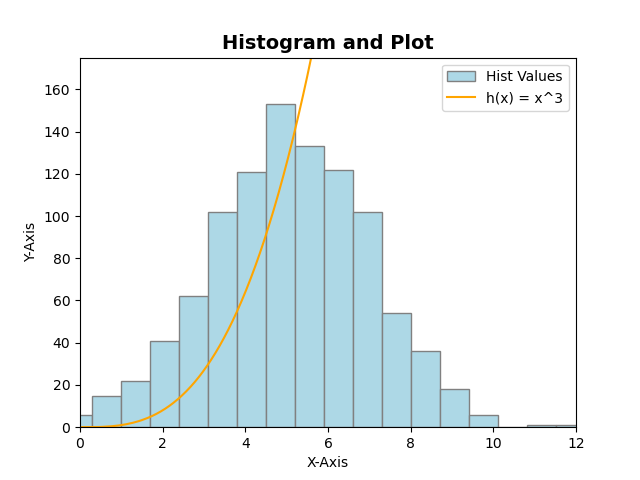

Here is the Python script that generated this plot:
# plottask.py
# program to plot a histogram
# Author: Daniel Finnerty

import numpy as np
import matplotlib.pyplot as plt

# set criteria
mean = 5
std_dev = 2
qty_values = 1000

# generate values based off above criteria
np.random.seed(1)
norm_dist = np.random.normal(mean, std_dev, qty_values) # source: https://www.w3schools.com/python/numpy/numpy_random_normal.asp

# calculating function values assuming 'x' values from above
norm_dist.sort() # sort numbers into ascending order. Source: https://www.geeksforgeeks.org/python-list-sort-method/
funct_values = (norm_dist) **3

plt.hist(norm_dist, bins= 20, label = ["Hist Values"], color = "lightblue", edgecolor = "grey") # added label to resolve legend error. Source: https://github.com/matplotlib/matplotlib/issues/9728
plt.plot(norm_dist, funct_values, label = ["h(x) = x^3"], color = "orange")
plt.title("Histogram and Plot", fontweight = "bold", fontsize = 14) # Bold font source: https://www.geeksforgeeks.org/matplotlib-pyplot-hist-in-python/
plt.xlabel("X-Axis")
plt.ylabel("Y-Axis")
plt.legend()
plt.xlim(0, 12) # limit size of plot given range of funct_values
plt.ylim(0,175)
plt.show()

'''
plt.savefig("plottask.png")
'''
